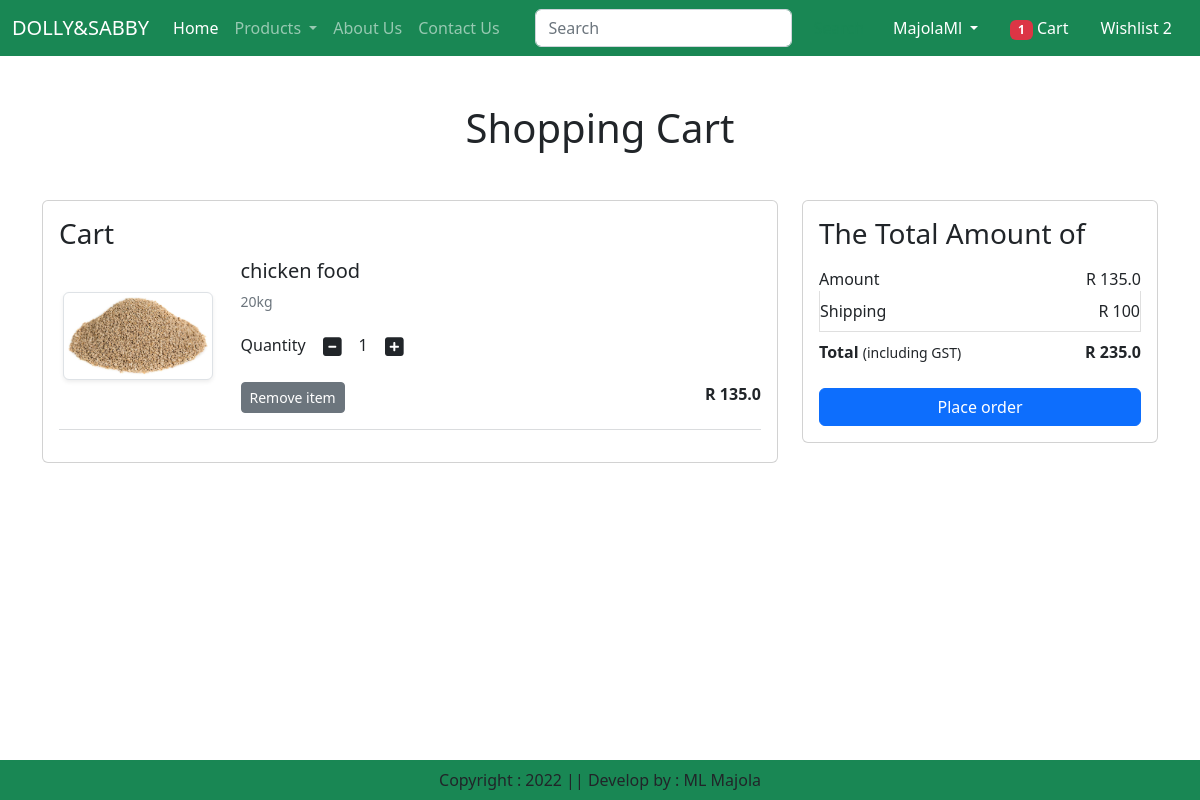
The app's page /cart/ (signed in) with its own data.
### app/models.py (models this page shows, shortened)
class Cart(models.Model):
    user = models.ForeignKey(User,on_delete=models.CASCADE)
    product = models.ForeignKey(Product,on_delete=models.CASCADE)
    quantity = models.PositiveBigIntegerField(default=1)

class Product(models.Model):
    title = models.CharField(max_length=100)
    price = models.FloatField()
    discounted_price = models.FloatField()
    description = models.TextField()
    composition = models.TextField(default ='')
    prodapp =models.TextField(default ='')
    category  =models.CharField(choices = CATEGORY_CHOICES, max_length=3)
    product_image = models.ImageField(upload_to ='product')

### app/views.py (the view)
# urls.py: path("cart/",views.show_cart, name="showcart"),
def show_cart(request):
    user = request.user
    cart =Cart.objects.filter(user=user)
    amount = 0
    totalitem =0
    if request.user.is_authenticated:
        totalitem = len(Cart.objects.filter(user=request.user))
    for p in cart:
        value = p.quantity * p.product.discounted_price
        amount = amount + value
    totalamount = amount + 100
    return render(request,"app/addtocart.html",locals())

### app/templates/app/addtocart.html (shortened to what this page needs)
{% extends "app/base.html" %}
{% load static  %}
{% block main-content %}
<div class="container my-5">
    <div class="row">
    {% if cart %}
        <h1 class="text-center mb-5">Shopping Cart</h1>
    <div class="col-sm-8 ">
        <div class="card ">
            <div class="card-body ">
                <h3>Cart</h3>
                {% for item in cart %}
                <div class="row">
                    <div class="col-sm-3 text-center align-self-center"><img src="{{item.product.product_image.url}}" alt="" srcset="" class="img-fluid img-thumbnail shadow-sm" height="150" width="150"></div>
                    <div class="col-sm-9 ">
                        <div>
                            <h5>{{item.product.title}}</h5>
                            <p class="mb-2 text-muted small">{{item.product.description}}</p>
                            <div class="my-3">
                                <label for="quantity">Quantity</label>
                                <a class="minus-cart btn" pid={{item.product.id}}><i class="fas fa-minus-square fa-lg"></i></a>
                                <span id="quantity">{{item.quantity}}</span>
                                <a class="plus-cart btn" pid={{item.product.id}}><i class="fas fa-plus-square fa-lg"></i></a>
                                </div>
                                <div class="d-flex justify-content-between">
                                    <a href="#" class="remove-cart btn btn-sm btn-secondary mr-3" pid ={{item.product.id}}>Remove item</a>
                                    <p class="mb-0"><span><strong>R {{item.product.discounted_price}}</strong></span></p>
                                </div>
                            </div>
                        </div>
                    </div>
                    <hr class="text-muted">
                    {% endfor %}
                </div>
            </div>
        </div>
        <div class="col-sm-4">
            <div class ="card">
                <div class ="card-body">
                    <h3>The Total Amount of</h3>
                    <ul class="list-group">
                        <li class="list-group-item d-flex justify-content-between align-items-center border-0 px-0 pb-0">Amount <span id ="amount">R    {{amount}}</span></li>
                        <li class="list-group-item  d-flex justify-content-between align-items-center px-0 ">Shipping <span id ="amount">R 100</span></li>
                        <li class="list-group-item d-flex justify-content-between align-items-center border-0 px-0 mb-3">
                            <div>
                                <strong>Total</strong> <small>(including GST)</small>
                            </div>
                            <span id ="totalamount"><strong>R   {{totalamount}}</strong> </span>
                        </li>
                    </ul>
                    <div class="d-grid"><a href="{% url 'checkout'%}" class="btn btn-primary">Place order</a></div>
                </div>
            </div>
        </div>
    {% else %}
            <h1 class="text-center mb-5">Cart is Empty</h1>
    {% endif %}
    </div>
</div>
{% endblock main-content %}

### records on screen
Cart: product.product_image (picture), product "chicken food", product.description "20kg", quantity "1", product.discounted_price "135.0"

### other values on screen
{{ totalitem }} "1"
{{ amount }} "135.0"
{{ totalamount }} "235.0"
